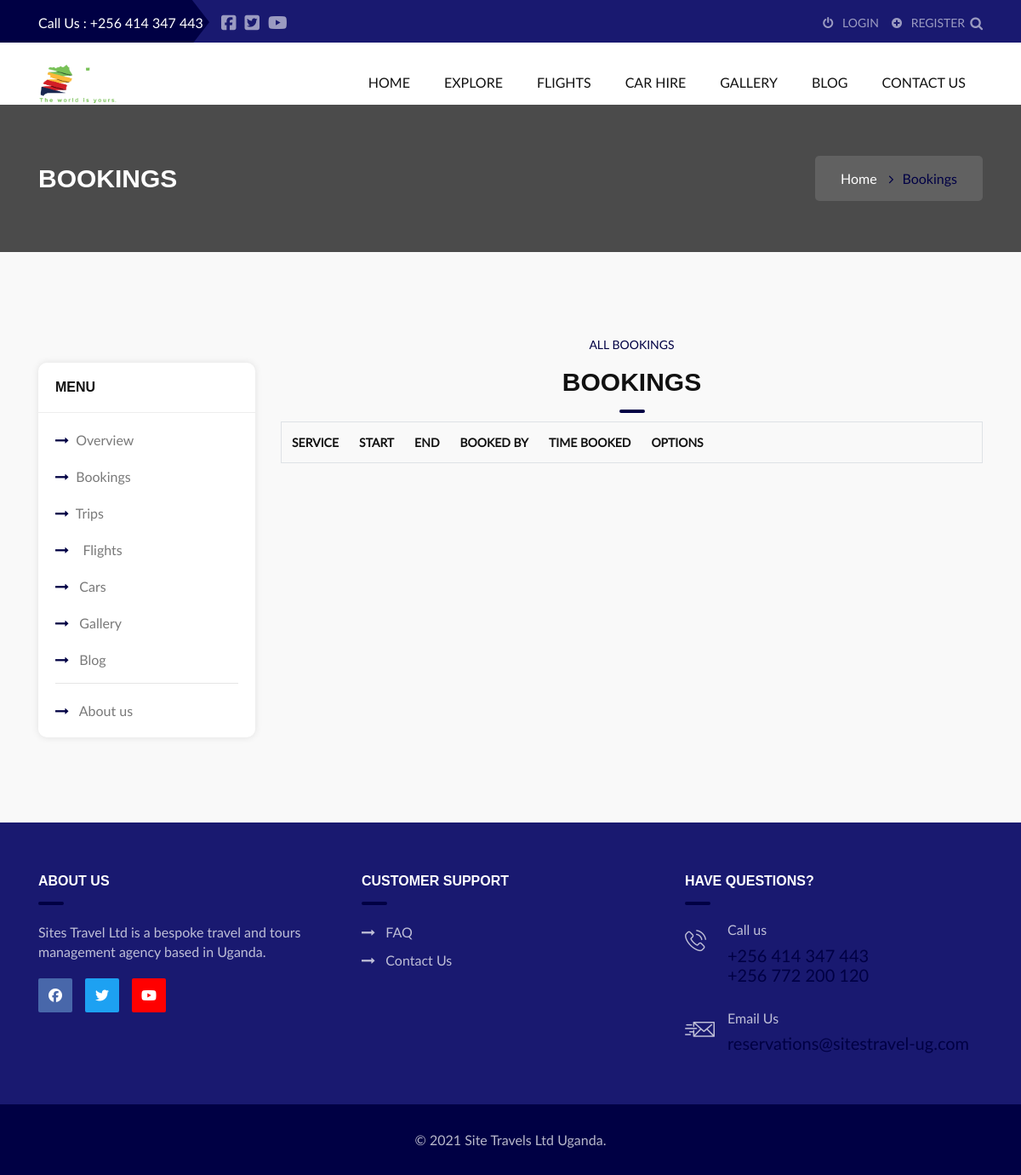
The page /bookings on the database as committed earlier.
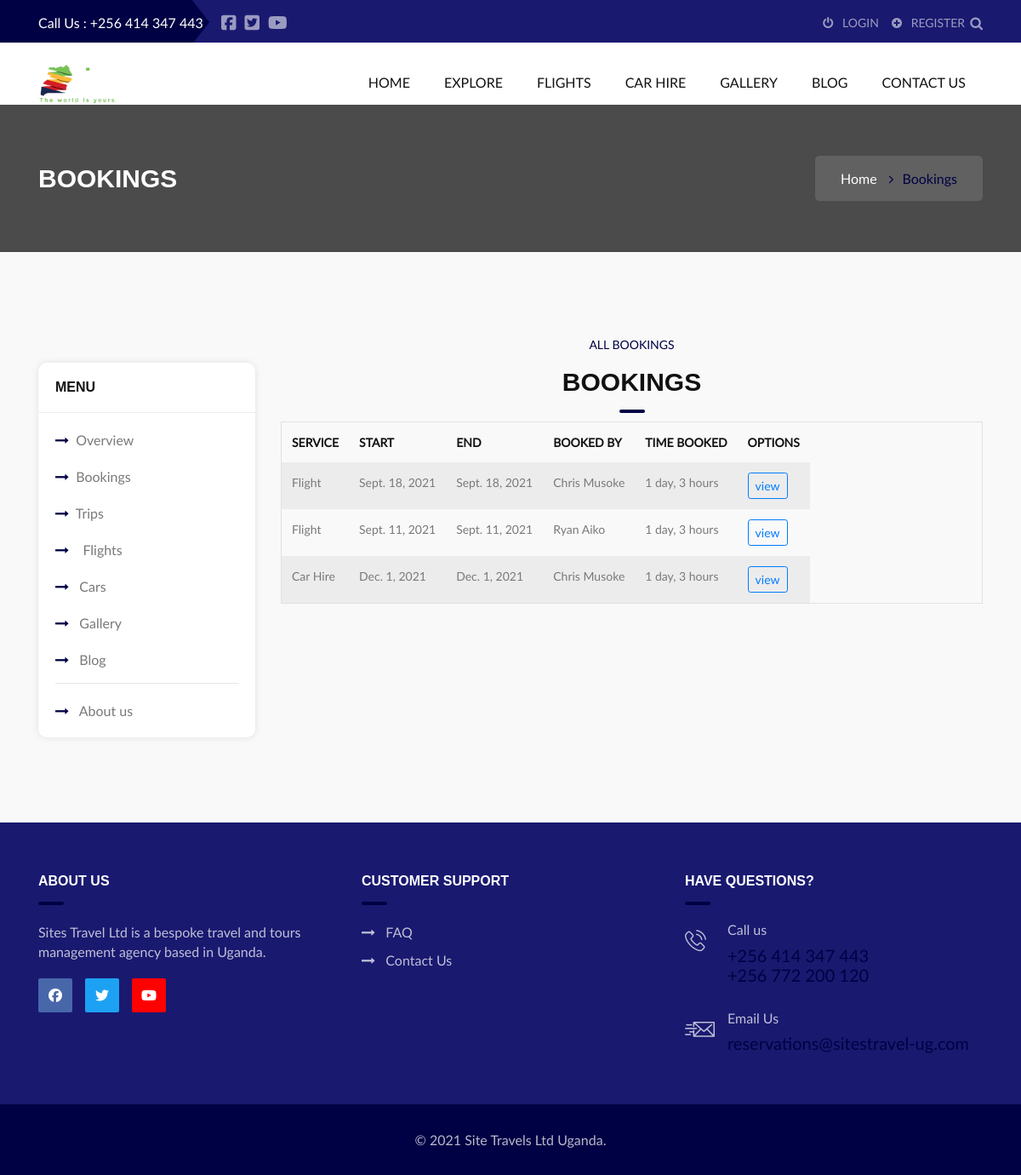
The same page on the database as committed later.
### myapp/models.py (models this page shows, shortened)
class Booking(models.Model):
    service = models.CharField(max_length=50, choices=SERVICE, default="trip")
    trip = models.ForeignKey(Trip, on_delete=models.CASCADE, null=True)
    car = models.ForeignKey(Car, on_delete=models.CASCADE, related_name="car_booking", null=True) # For car hire
    flight = models.ForeignKey(Flight, on_delete=models.CASCADE, null=True)
    flight_type = models.CharField(max_length=30, choices=TICKET_TYPE, default='one way') # For flight
    departure_date = models.DateField(max_length=100, null=True) # For flight
    full_name = models.CharField(max_length=100)
    email = models.EmailField()
    country = CountryField(blank_label='select country' )
    telephone = models.CharField(max_length=20)
    pickup = models.CharField(max_length=100)
    dropoff = models.CharField(max_length=100)
    start = models.DateField() # For trips, car hire
    end = models.DateField() # For trips, car hire
    slots = models.PositiveIntegerField(default=0)
    adults = models.PositiveIntegerField(default=0) # For flight
    children = models.PositiveIntegerField(default=0) # For flight
    infants = models.PositiveIntegerField(default=0) # For flight
    driven_by = models.CharField(max_length=40, choices=DRIVER, default='driver', null=True) # For car hire
    carhire_trip = models.CharField(max_length=100, choices=TRIP, default="up country") # For car hire
    time_booked = models.DateTimeField(auto_now_add=True)
    class Meta :
       ordering = ['-time_booked']

### myapp/views.py (the view)
# urls.py: path('bookings', views.bookings, name='bookings'),
def bookings(request):
    bookings = Booking.objects.all()
    booking_form = CarForm(request.POST or None, request.FILES or None)
    if booking_form.is_valid():
        instance = booking_form.save(commit=False)
        instance.save()
        messages.success(request, 'Booking saved successfully')
        return redirect('bookings')
    context = {
        'bookings': bookings,
        'booking_form': booking_form,
    }
    return render(request, "admin/bookings.html", context)

### templates/admin/bookings.html (shortened to what this page needs)
{% extends 'base.html' %}
{% load static %}
{% load crispy_forms_tags %}
{% load humanize %}
{% block content %}
<div class="btc_tittle_main_wrapper">
	<div class="btc_tittle_img_overlay"></div>
	<div class="container">
		<div class="row">
			<div class="col-xl-6 col-lg-6 col-md-6 col-sm-12 col-12 full_width">
				<div class="btc_tittle_left_heading">
					<h1>Bookings</h1>
				</div>
			</div>
			<div class="col-xl-6 col-lg-6 col-md-6 col-sm-12 col-12 full_width">
				<div class="btc_tittle_right_heading">
					<div class="btc_tittle_right_cont_wrapper">
						<ul>
							<li>
								<a href="{% url 'index' %}">Home</a>
								<i class="fa fa-angle-right"></i>
							</li>
							<li>Bookings</li>
						</ul>
					</div>
				</div>
			</div>
		</div>
	</div>
</div>
<div class="x_blog_sidebar_main_wrapper float_left padding_tb_100">
	<div class="container">
		<div class="row">
			{% include 'includes/sidebar.html' %}
			<div class="col-xl-9 col-lg-8 col-md-12 col-sm-12 col-12">
				<div class="x_carbooking_right_section_wrapper float_left">
					<div class="row">
						<div class="col-12 col-md-8 offset-md-3">
						</div>
						<div class="x_services_title_main_wrapper float_left padding_tb_10">
							<div class="container">
								<div class="row">
									<div class="col-md-12">
										<div class="x_offer_car_heading_wrapper x_offer_car_tb_heading_wrapper float_left">
											<h4>All Bookings</h4>
											<h3>Bookings</h3>
										</div>
									</div>
									<div class="col-xl-12 col-lg-12 col-md-12 col-sm-12 col-12 full_width">
									<table id="myTable" class="table table-bordered table-hover table-striped table-responsive">
										<thead>
											<tr>
												<th >Service</th>
												<th >start</th>
												<th >end</th>
												<th>Booked by</th>
												<th>Time Booked</th>
												<th>Options</th>
											</tr>
										</thead>
										<tbody>
											{% for booking  in bookings  %}
											<tr>
												<td>{{booking.service |title }}</td>
												<td>{{booking.end}}</td>
												<td>{{booking.end}}</td>
												<td>{{booking.full_name |title }}</td>
												<td>{{booking.time_booked |timesince }}</td>
												<td>
													<a href="#" class="btn btn-outline-primary btn-sm">view</a>
												</td>
											</tr>
											{% endfor %}
										</tbody>
										</table>
									</div>
								</div>
							</div>
						</div>
					</div>
				</div>
			</div>
		</div>
	</div>
</div>
{% endblock %}

### templates/base.html (shortened to what this page needs)
{% load static %}
<!DOCTYPE html>
<html lang="eng">
<head>
	<link rel="stylesheet" type="text/css" href="{% static 'css/xpedia.css' %}" />
	<link rel="stylesheet" href="{% static 'vendor/simple-datatables/style.css' %}">
</head>
<body>
	<div class="x_top_header_wrapper float_left">
		<div class="container">
			<div class="x_top_header_left_side_wrapper float_left">
				<p>Call Us :
					<a class="text-white" href="tel:+256 414 347 443">+256 414 347 443</a>
				 </p>
			</div>
			<div class="x_top_header_right_side_wrapper float_left">
				<div class="x_top_header_social_icon_wrapper">
					<ul>
						<li><a href="https://web.facebook.com/sitestravelLtd"><i class="fa fa-facebook-square"></i></a>
						</li>
						<li><a href="https://twitter.com/Sitestravelug"><i class="fa fa-twitter-square"></i></a>
						</li>
						<li><a href="https://www.youtube.com/channel/UCEaQBrJr7kznLwBnEf8JoYw"><i class="fa fa-youtube"></i></a>
						</li>
					</ul>
				</div>
				<div class="x_top_header_all_select_box_wrapper">
					<ul>
						{% if request.user.is_authenticated %}
						<li class="login">	<a href="{% url 'account_logout' %}"><i class="fa fa-power-off"></i> &nbsp;&nbsp;logout</a></li>
						{% else %}
						<li class="login">	<a href="{% url 'account_login' %}"><i class="fa fa-power-off"></i> &nbsp;&nbsp;login</a></li>
						<li class="register">	<a href="{% url 'account_signup' %}"><i class="fa fa-plus-circle"></i> &nbsp;&nbsp;register</a></li>
						{% endif %}
						<li><button class="searchd"><i class="fa fa-search"></i></button></li>
					</ul>
				</div>
			</div>
		</div>
	</div>
	<div class="hs_navigation_header_wrapper">
		<div class="container">
			<div class="row">
				<div class=" col-xl-3 col-lg-3 col-md-3 col-sm-12 col-12">
					<div class="hs_logo_wrapper d-none d-sm-none d-xs-none d-md-block">
						<a href="{% url 'index' %}">
							<img src="{% static 'images/logo.png' %}" height="50" class="img-responsive" alt="logo" title="Logo" />
						</a>
					</div>
				</div>
				<div class="col-xl-9 col-lg-9 col-md-9 col-sm-12 col-12">
					<nav class="hs_main_menu d-none d-sm-none d-xs-none d-md-block">
						<ul>
							<li> <a class="menu-button single_menu" href="{% url 'index' %}">Home </a></li>
							<li>
								<div class="dropdown-wrapper menu-button"> <a class="menu-button" href="#">Explore</a>
								</div>
							</li>
							<li> <a class="menu-button single_menu" href="{% url 'flight_list' %}">Flights</a></li>
							<li> <a class="menu-button single_menu" href="{% url 'car_list' %}">Car Hire </a></li>
							<li> <a class="menu-button single_menu" href="{% url 'gallery' %}">Gallery </a></li>
							<li> <a class="menu-button single_menu" href="{% url 'blog_list' %}">Blog </a></li>
							<li> <a class="menu-button single_menu" href="{% url 'contacts' %}">Contact Us </a></li>
						</ul>
					</nav>
				</div>
			</div>
		</div>
	</div>
	{% block content %}
	{% endblock content %}
	<div class="x_footer_bottom_main_wrapper float_left">
		<div class="container">
			<div class="row">
				<div class="col-xl-4 col-lg-4 col-md-4 col-sm-12 col-12">
					<div class="x_footer_bottom_box_wrapper float_left">
						<h3>About Us</h3>
						<p>Sites Travel Ltd is a bespoke travel and tours management agency based in Uganda.</p>
						<ul>
							<li><a href="https://web.facebook.com/sitestravelLtd"><i class="fa fa-facebook"></i></a></li>
							<li><a href="https://twitter.com/Sitestravelug"><i class="fa fa-twitter"></i></a></li>
							<li><a href="https://www.youtube.com/channel/UCEaQBrJr7kznLwBnEf8JoYw" style="background: #FF0000"><i class="fa fa-youtube"></i></a></li>
						</ul>
					</div>
				</div>
				<div class="col-xl-4 col-lg-4 col-md-4 col-md-6 col-sm-12 col-12">
					<div class="x_footer_bottom_box_wrapper_second float_left">
						<h3>Customer Support</h3>
						<ul>
							<li><a href="#"><i class="fa fa-long-arrow-right"></i> &nbsp; FAQ</a></li>
							<li><a href="{% url 'contacts' %}"><i class="fa fa-long-arrow-right"></i> &nbsp; Contact Us</a></li>
						</ul>
					</div>
				</div>
				<div class="col-xl-4 col-lg-4 col-md-4 col-md-6 col-sm-12 col-12">
					<div class="x_footer_bottom_box_wrapper_third float_left">
						<h3>Have Questions?</h3>
						<div class="x_footer_bottom_icon_section float_left">
							<div class="x_footer_bottom_icon">	<i class="flaticon-phone-call"></i>
							</div>
							<div class="x_footer_bottom_icon_cont">
								<h4>Call us</h4>
								<p>  +256 414 347 443 <br> +256 772 200 120</p>
							</div>
						</div>
						<div class="x_footer_bottom_icon_section x_footer_bottom_icon_section2 float_left">
							<div class="x_footer_bottom_icon x_footer_bottom_icon2">	<i class="flaticon-mail-send"></i>
							</div>
							<div class="x_footer_bottom_icon_cont">
								<h4>Email Us</h4>
								<p><a href="mailto:reservations@sitestravel-ug.com">reservations@sitestravel-ug.com</a>
								</p>
							</div>
						</div>
					</div>
				</div>
			</div>
		</div>
	</div>
	<div class="x_copyr_main_wrapper float_left">
		<div class="container"><p>&copy; {% now "Y" %} Site Travels Ltd Uganda.</p></div>
	</div>
</body>
</html>

### templates/includes/sidebar.html
<div class="col-xl-3 col-lg-3 col-md-12 col-sm-12 col-12">
    <div class="x_blog_right_side_wrapper float_left">
        <div class="row">
            <div class="col-md-12">
                <div class="jp_rightside_job_categories_wrapper jp_rightside_job_categories_wrapper2">
                    <div class="jp_rightside_job_categories_heading">
                        <h4>Menu</h4>
                    </div>
                    <div class="jp_rightside_job_categories_content">
                        <ul>
                            <li>
                                <i class="fa fa-long-arrow-right"></i>&nbsp;&nbsp;<a href="{% url 'main' %}">Overview</a>
                            </li>
                            <li>
                                <i class="fa fa-long-arrow-right"></i>&nbsp;&nbsp;<a href="{% url 'bookings' %}">Bookings</a>
                            </li>
                            <li>
                                <i class="fa fa-long-arrow-right"></i>&nbsp;&nbsp;<a href="{% url 'trips' %}">Trips</a>
                            </li>
                            <li>
                                <i class="fa fa-long-arrow-right"></i>
                                <a href="{% url 'flights' %}"> &nbsp;&nbsp; Flights  </a>
                            </li>
                            <li>
                                <i class="fa fa-long-arrow-right"></i>
                                <a href="{% url 'cars' %}"> &nbsp;&nbsp;Cars</a>
                            </li>
                            <li>
                                <i class="fa fa-long-arrow-right"></i>
                                <a href="{% url 'gallery' %}"> &nbsp;&nbsp;Gallery</a>
                            </li>
                            <li>
                                <i class="fa fa-long-arrow-right"></i>
                                <a href="#"> &nbsp;&nbsp;Blog</a>
                            </li>
                            <hr>
                            <li>
                                <i class="fa fa-long-arrow-right"></i>
                                <a href="#"> &nbsp;&nbsp;About us</a>
                            </li>
                        </ul>
                    </div>
                </div>
            </div>
        </div>
    </div>
</div>

Rows that differ between the two databases and show on the page:
added Booking: service "Flight", end "Sept. 18, 2021", full_name "Chris Musoke", time_booked "1 day, 3 hours"
added Booking: service "Flight", end "Sept. 11, 2021", full_name "Ryan Aiko", time_booked "1 day, 3 hours"
added Booking: service "Car Hire", end "Dec. 1, 2021", full_name "Chris Musoke", time_booked "1 day, 3 hours"
